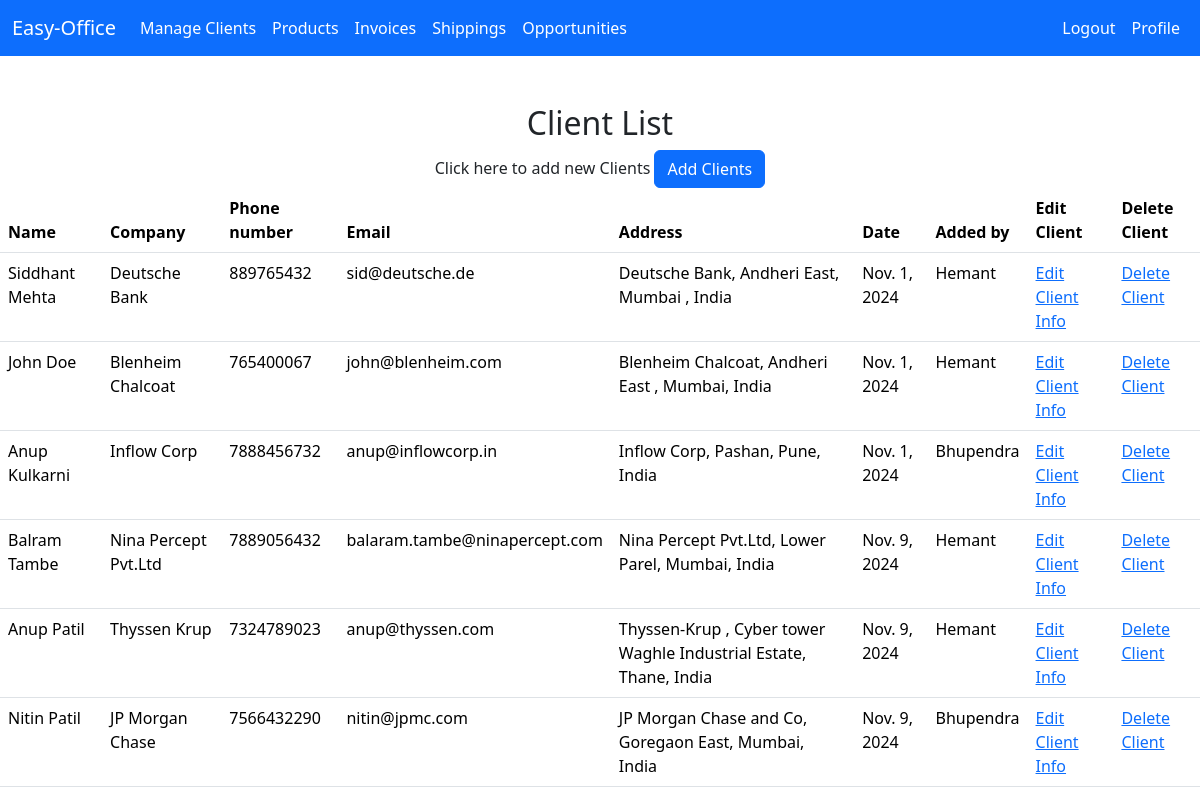
The page /clients (signed in) on the database as committed earlier.
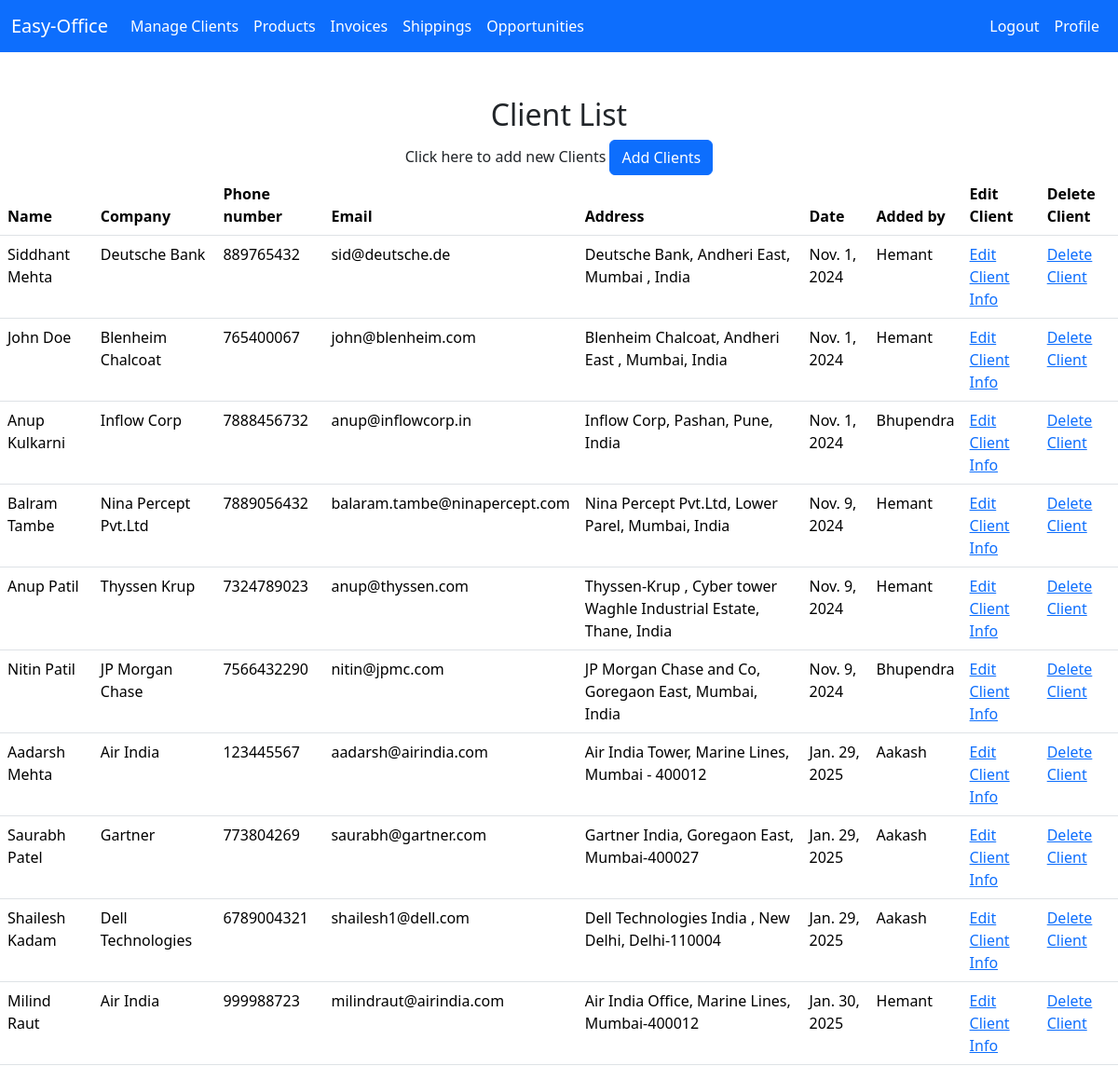
The same page on the database as committed later.
### crm/models.py (models this page shows, shortened)
class Client(models.Model):
    name=models.CharField(max_length=255)
    company=models.CharField(max_length=250)
    email=models.EmailField()
    phone=models.CharField(max_length=15)
    address=models.TextField()
    date_added=models.DateField(auto_now_add=True,null=True,blank=True)
    added_by=models.ForeignKey(User, on_delete=models.CASCADE,null=True,blank=True)

### crm/views.py (the view)
# urls.py: path('clients',views.clients_view,name='clients'),
@login_required
def clients_view(request):
    user = request.user
    if user.groups.filter(name='Sales Manager').exists():
        clients = Client.objects.all()
    elif user.groups.filter(name='Sales').exists():
        clients = Client.objects.filter(added_by=user)
    elif user.groups.filter(name='Accounts').exists() or user.groups.filter(name='Inventory').exists():
        clients = Client.objects.all()
    else:
        clients = Client.objects.none()
    client_count = clients.count()
    return render(request, "crm/clients.html", {'Clients': clients, 'Client_Count': client_count})

### crm/templates/crm/clients.html
{% extends "crm/base.html" %}
{% block content %}
<div class="container mt-5">
  <div class="row">
      <div class="col text-center">
        <h2 style="text-align: center;">Client List</h2>
          <p style="display: inline;">
             Click here to add new Clients
            <a href="{% url 'add_client' %}">
                <button type="button" class="btn btn-primary">Add Clients</button>
            </a>
        </p>
      </div>
  </div>
</div>
<table class="table table-hover">
    <thead>
      <tr>
        <th scope="col">Name</th>
        <th scope="col">Company</th>
        <th scope="col">Phone number</th>
        <th scope="col">Email</th>
        <th scope="col">Address</th>
        <th scope="col">Date</th>
        <th scope="col">Added by</th>
        <th scope="col">Edit Client</th>
        <th scope="col">Delete Client</th>
      </tr>
    </thead>
    <tbody>
      {% for client in Clients %}
        <tr>
            <td>{{ client.name }}</td>
            <td>{{ client.company }}</td>
            <td>{{ client.phone }}</td>
            <td>{{ client.email }}</td>
            <td>{{ client.address }}</td>
            <td>{{ client.date_added }}</td>
            <td>{{ client.added_by }}</td>
            <td>
              <a href="{% url 'edit_client' client.id %}">Edit Client Info</a>
            </td>
            <td>
              <a href="{% url 'delete_client' client.id %}">Delete Client</a>
            </td>
        </tr>
        {% empty %}
        <tr>
            <td colspan="5" class="text-center">No clients available</td>
        </tr>
        {% endfor %}
    </tbody>
  </table>
{% endblock %}

### crm/templates/crm/base.html (shortened to what this page needs)
<!DOCTYPE html>
<html lang="en">
<head>
</head>
<link href="https://cdn.jsdelivr.net/npm/bootstrap@5.3.3/dist/css/bootstrap.min.css" rel="stylesheet">
<body>
  {% if request.user.is_authenticated %}
    <nav class="navbar navbar-expand-lg bg-primary" data-bs-theme="dark">
        <div class="container-fluid">
          <a class="navbar-brand" href="{% url 'dashboard' %}">Easy-Office</a>
          <div class="collapse navbar-collapse" id="navbarColor01">
            <ul class="navbar-nav me-auto">
              <li class="nav-item">
                <li class="nav-item">
                  <a class="nav-link active" href="{% url 'clients' %}">Manage Clients</a>
                </li>
                <li class="nav-item">
                  <a class="nav-link" href="{% url 'products' %}">Products</a>
                </li>
                <li class="nav-item">
                  <a class="nav-link" href="{% url 'invoices' %}">Invoices</a>
                </li>
                <li class="nav-item">
                  <a class="nav-link" href="{% url 'shippings' %}">Shippings</a>
                </li>
                <li class="nav-item">
                  <a class="nav-link" href="{% url 'opportunities' %}">Opportunities</a>
                </li>
            </ul>
            <ul class="navbar-nav ms-auto">
              <li class="nav-item">
                  <a class="nav-link" href="{% url 'logout' %}">Logout</a>
              </li>
              <li class="nav-item">
                <a class="nav-link" href="{% url 'profile' %}">Profile</a>
              </li>
            </ul>
          </div>
        </div>
      </nav>
  {% endif %}
      {% block content %}
      {% endblock %}
</body>
</html>

### crm/templates/crm/base.html (style rules this page uses)
.navbar-nav .nav-link { color: white; opacity: 1; }

Rows that differ between the two databases and show on the page:
added Client: name "Aadarsh Mehta", company "Air India", phone "123445567", email "aadarsh@airindia.com", address "Air India Tower, Marine Lines, Mumbai - 400012", date_added "Jan. 29, 2025", added_by "Aakash"
added Client: name "Saurabh Patel", company "Gartner", phone "773804269", email "saurabh@gartner.com", address "Gartner India, Goregaon East, Mumbai-400027", date_added "Jan. 29, 2025", added_by "Aakash"
added Client: name "Shailesh Kadam", company "Dell Technologies", phone "6789004321", email "shailesh1@dell.com", address "Dell Technologies India , New Delhi, Delhi-110004", date_added "Jan. 29, 2025", added_by "Aakash"
added Client: name "Milind Raut", company "Air India", phone "999988723", email "milindraut@airindia.com", address "Air India Office, Marine Lines, Mumbai-400012", date_added "Jan. 30, 2025", added_by "Hemant"
